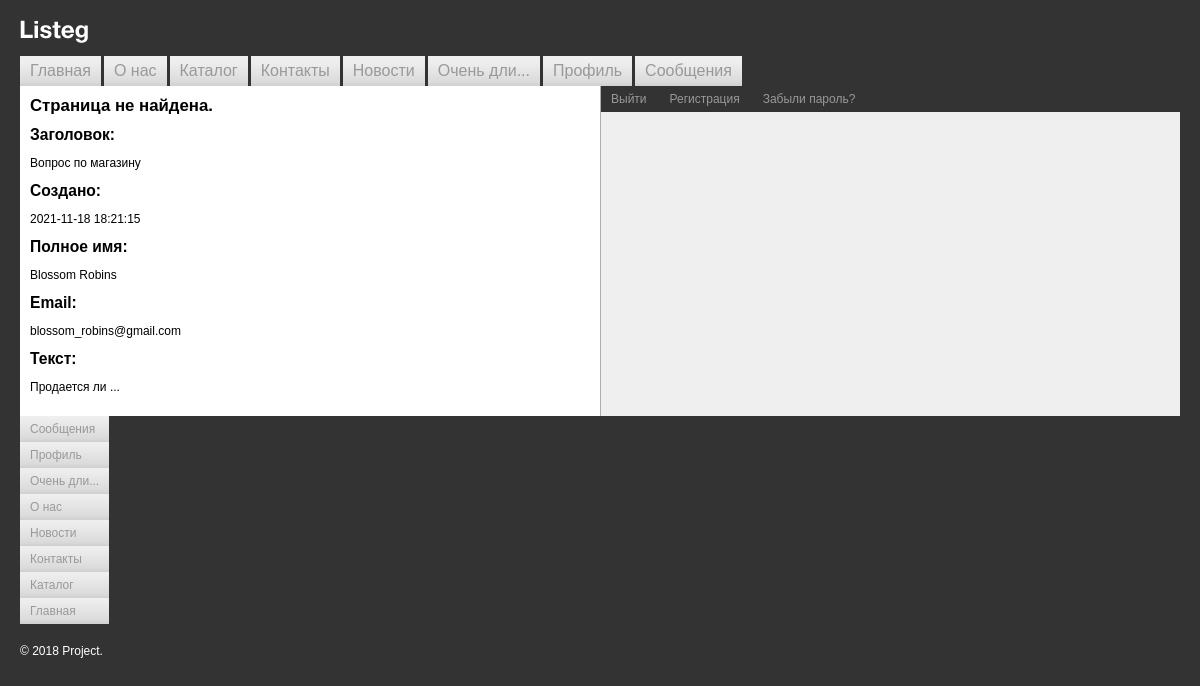
The page /posts/details.php?id=3 (signed in) on the database its author committed.
### tables this page shows
CREATE TABLE `messages` (
  `id` int NOT NULL AUTO_INCREMENT,
  `header` varchar(255) NOT NULL,
  `text` text NOT NULL,
  `created_at` timestamp NOT NULL DEFAULT CURRENT_TIMESTAMP,
  `user_sender_id` int DEFAULT NULL,
  `user_receiver_id` int DEFAULT NULL,
  `readed` tinyint(1) DEFAULT '0',
  `section_id` int DEFAULT NULL,
  PRIMARY KEY (`id`),
  KEY `user_receiver_id` (`user_receiver_id`),
  KEY `user_sender_id` (`user_sender_id`),
  KEY `section_id` (`section_id`),
  CONSTRAINT `section_id` FOREIGN KEY (`section_id`) REFERENCES `sections` (`id`),
  CONSTRAINT `user_receiver_id` FOREIGN KEY (`user_receiver_id`) REFERENCES `users` (`id`),
  CONSTRAINT `user_sender_id` FOREIGN KEY (`user_sender_id`) REFERENCES `users` (`id`)
);

CREATE TABLE `users` (
  `id` int NOT NULL AUTO_INCREMENT,
  `active` tinyint(1) DEFAULT '0',
  `full_name` varchar(255) NOT NULL,
  `email` varchar(255) DEFAULT NULL,
  `phone` varchar(255) DEFAULT NULL,
  `password` varchar(255) DEFAULT NULL,
  `receive_letter` tinyint(1) DEFAULT '1',
  PRIMARY KEY (`id`)
);

### helpers/database.php (called while the page is built, shortened)
<?php
function connect()
{
    static $dbh = null;
    if (!$dbh) {
        $dbh = new PDO('mysql:host=localhost;dbname=php_db', 'root', '');
    }
    return $dbh;
}
function getMessage()
{
    $dbh = connect();
    $sth = $dbh->prepare('SELECT m.header, m.created_at, u.full_name, u.email, m.text FROM users AS u INNER JOIN messages AS m ON u.id = m.user_receiver_id WHERE m.id = :id');
    $sth->execute(array(':id' => $_GET['id']));
    $message = $sth->fetchAll()[0];
    require $_SERVER['DOCUMENT_ROOT'] . "/templates/message.php";
}

### posts/index.php (called while the page is built)
<?php
require $_SERVER['DOCUMENT_ROOT'] . "/templates/header.php";
require $_SERVER['DOCUMENT_ROOT'] . "/templates/main.php";
require $_SERVER['DOCUMENT_ROOT'] . "/templates/footer.php";

### templates/message.php (the view)
<h2>Заголовок:</h2>
<p><?= $message['header'] ?></p>
<h2>Создано:</h2>
<p><?= $message['created_at'] ?></p>
<h2>Полное имя:</h2>
<p><?= $message['full_name'] ?></p>
<h2>Email:</h2>
<p><?= $message['email'] ?></p>
<h2>Текст:</h2>
<p><?= $message['text'] ?></p>

### styles.css (style rules this page uses)
body { background: #333333; padding: 20px; margin: 0; color: #000000; font-family: Arial, Helvetica, sans-serif; font-size: 12px; }
.left-collum-index h2 { font-size: 1.3em; color: #000000; margin: 0 0 10px 0; }

### rows shown on the page
messages: header "Вопрос по магазину", created_at "2021-11-18 18:21:15", user_receiver.full_name "Blossom Robins", user_receiver.email "blossom_robins@gmail.com", text "Продается ли ..."

### other values the page prints
cutString($element['title']) "Главная"
cutString($element['title']) "О нас"
cutString($element['title']) "Каталог"
cutString($element['title']) "Контакты"
cutString($element['title']) "Новости"
cutString($element['title']) "Очень дли..."
cutString($element['title']) "Профиль"
cutString($element['title']) "Сообщения"
getTitle($menuList, parse_url($_SERVER['REQUEST_URI'], PHP_URL_PATH)) "Страница не найдена."
